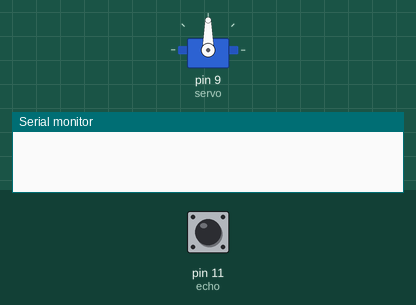
Recording of a sketch running on a simulated Arduino Uno, built with avr-gcc and run on an emulated ATmega328P. On the bench: servo, the last lines printed to the serial monitor. Inputs (shaded band) come from the test bench; at power-on: pin 11 (echo) LOW.

Above: at 0.1 s.
At 1.2 s:
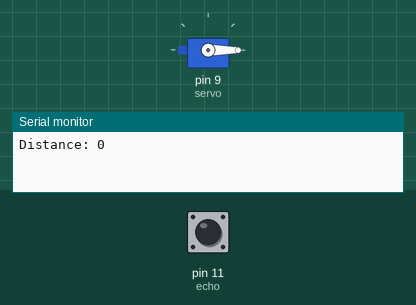
1.3 s: pin 11 (echo) pulsed HIGH 2 times (0.12 s each, 0.3 s apart)
At 2.2 s:
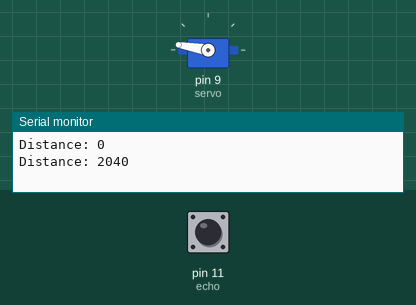
Timing chart, 0 to 5.5 s (numbered marks = the images above; inputs shaded):
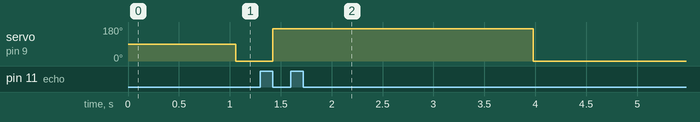

Measured:
- after the input at 1.3 s, servo on pin 9 (servo): 0° → 170° after 0.12 s, → 0° 2.6 s later

The sketch:

Ultrasonic_Sensor.ino
```cpp
#include <Servo.h>
const int trig = 12;
const int echo = 11;

Servo servo;
int sound = 250;
long duration;
int distance;

void setup(){
  pinMode(trig, OUTPUT);
  pinMode(echo, INPUT);
  servo.attach(9);
  Serial.begin(9600);
}

void loop(){
  digitalWrite(trig, LOW);
  delay(10);

  digitalWrite(trig, HIGH);
  delay(50);
  digitalWrite(trig, LOW);

duration = pulseIn(echo, HIGH);
distance = duration * 0.034/2;

Serial.print("Distance: ");
Serial.println(distance);

  if(distance > 20){
    servo.write(170);
    delay(1500);
  }
  else{
    servo.write(0);
  }
}
```
